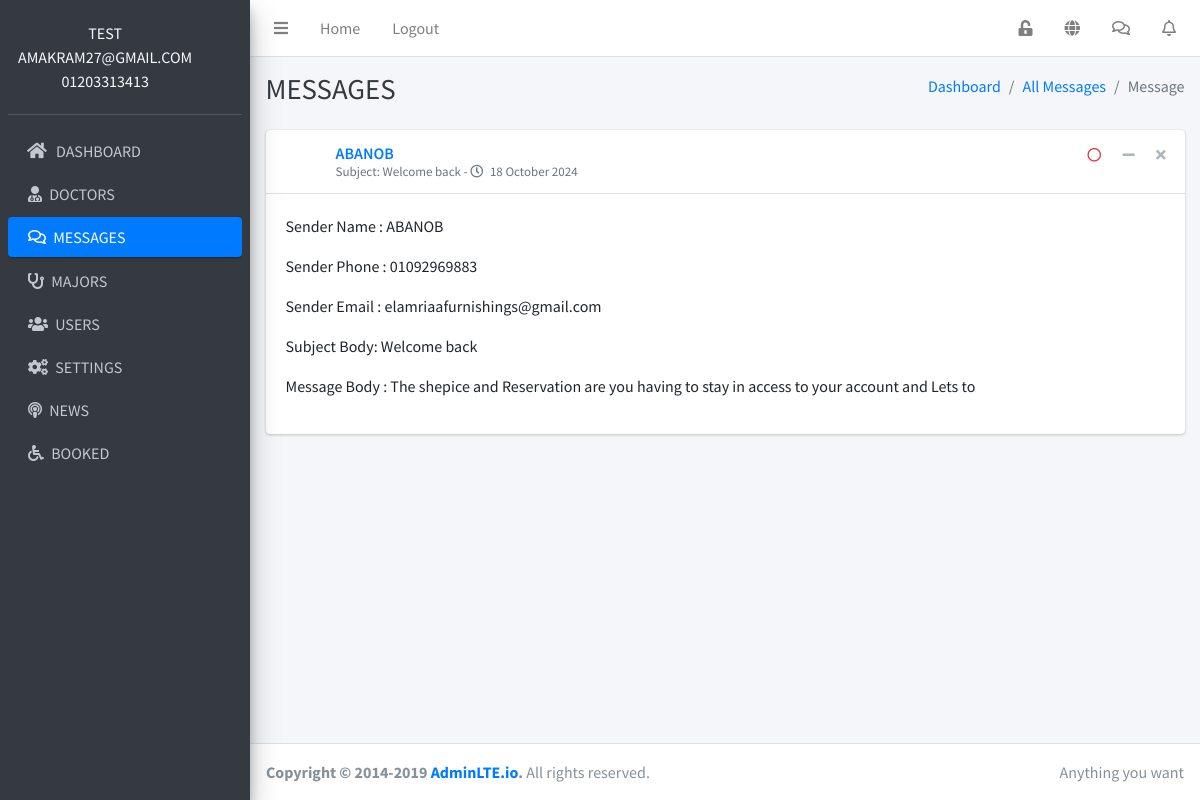
The page /?admin=getMessage&id=28 (signed in) on the database its author committed.
### tables this page shows
CREATE TABLE `settings` (
  `id` int(11) NOT NULL,
  `site_name` varchar(200) NOT NULL,
  `question_img` varchar(255) NOT NULL,
  `question_home` text NOT NULL,
  `question_answer` text NOT NULL,
  `footer_title` text NOT NULL,
  `footer_contact` text NOT NULL,
  `footer_app_title` text NOT NULL,
  `footer_app_contact` text NOT NULL,
  `footer_app_img` varchar(255) NOT NULL
);

CREATE TABLE `messages` (
  `id` int(11) NOT NULL,
  `name` varchar(200) NOT NULL,
  `phone` varchar(50) NOT NULL,
  `email` varchar(255) NOT NULL,
  `subject` varchar(255) NOT NULL,
  `message` text NOT NULL,
  `is_readed` int(11) NOT NULL DEFAULT 0,
  `created_at` datetime NOT NULL DEFAULT current_timestamp()
);

### controllers/admin/messages/getMessage.php (called while the page is built, shortened)
<?php
require_once BASE_PATH . "../model/Messages.php";
require_once BASE_PATH . "../model/Model.php";
$getMessage = $_GET['id'];
$selectedMessage = Messages::getRow("messages",$getMessage);
require_once BASE_PATH . "../views/backend/messages/getMessage.php";
?>

### index.php (called while the page is built)
<?php
require_once 'route/web.php'; ?>

### model/Model.php (called while the page is built, shortened)
<?php
abstract class Model{
    protected static function conn(){
        $conn = mysqli_connect("localhost","root","","clinic");
        return $conn;
    }
    public static function getSettings($table_name){
        $conn = self::conn();
        $sql = "SELECT * FROM `$table_name`  LIMIT 1";
        $result = mysqli_query($conn, $sql);
        return mysqli_fetch_assoc($result);
    }
    public static function getRow($table_name,$id){
        $conn = self::conn();
        $sql = "SELECT * FROM `$table_name` WHERE `id`='$id' LIMIT 1";
        $result = mysqli_query($conn, $sql);
        return mysqli_fetch_assoc($result);
    }
}

### core/functions.php (called while the page is built, shortened)
<?php
function activeAdminLink($active_id,$id){
    if($active_id == $id){
        return 'active';
    }
    return '';
}

### views/backend/messages/getMessage.php (the view, shortened to what this page needs)
<?php
if (!empty($_SESSION['user_id'])): ?>
    <?php require_once(BASE_PATH . '../views/backend/inc/header.php') ?>
    <body class="hold-transition sidebar-mini">
        <div class="wrapper">
            <?php require_once(BASE_PATH . '../views/backend/inc/navbar.php') ?>
            <?php require_once(BASE_PATH . '../views/backend/inc/sidebar.php') ?>
            <div class="content-wrapper">
                <div class="content-header">
                    <div class="container-fluid">
                        <div class="row mb-2">
                            <div class="col-sm-6">
                                <h1 class="m-0 text-dark"><?= strtoupper($page_name) ?></h1>
                            </div>
                            <div class="col-sm-6">
                                <ol class="breadcrumb float-sm-right">
                                    <li class="breadcrumb-item"><a href="<?= '?admin=dashboard' ?>">Dashboard</a></li>
                                    <li class="breadcrumb-item"><a href="<?= '?admin=allMessages' ?>">All Messages</a></li>
                                    <ages class="breadcrumb-item active">Message</ages>
                                </ol>
                            </div>
                        </div>
                    </div>
                </div>
                <div class="content">
                    <div class="container-fluid">
                        <div class="row">
                            <div class="col-lg-12">
                                <div class="card card-widget">
                                    <div class="card-header">
                                        <div class="user-block">
                                            <span class="username"><a href="#"><?= strtoupper($selectedMessage['name'])?></a></span>
                                            <span class="description">Subject: <?= $selectedMessage["subject"] ?> - <i class="far fa-clock mr-1"></i>
                                                                <?= date('d F Y', strtotime($selectedMessage['created_at'])) ?>
                                                            </span>
                                        </div>
                                        <div class="card-tools">
                                            <button type="button" class="btn btn-tool <?php if($selectedMessage["is_readed"]== "1") echo "text-danger" ?? "" ?>" data-toggle="tooltip" title="IF READ IT MEANS ALREADY READ">
                                                <i class="far fa-circle"></i></button>
                                            <button type="button" class="btn btn-tool" data-card-widget="collapse"><i
                                                    class="fas fa-minus"></i>
                                            </button>
                                            <button type="button" class="btn btn-tool" data-card-widget="remove"><i
                                                    class="fas fa-times"></i>
                                            </button>
                                        </div>
                                    </div>
                                    <div class="card-body">
                                        <p>Sender Name : <?= strtoupper($selectedMessage['name'])?></p>
                                        <p>Sender Phone : <?= $selectedMessage['phone']?></p>
                                        <p>Sender Email : <?= $selectedMessage['email']?></p>
                                        <p>Subject Body: <?= $selectedMessage['subject']?></p>
                                        <p>Message Body : <?= $selectedMessage['message']?></p>
                                    </div>
                                </div>
                            </div>
                        </div>
                    </div>
                </div>
            </div>
            <?php require_once(BASE_PATH . '../views/backend/inc/footer.php') ?>
        <?php else:
    header("location:" . $_SERVER['HTTP_REFERER']);
    ?>
        <?php endif; ?>

### views/backend/inc/sidebar.php
<aside class="main-sidebar sidebar-dark-primary elevation-4">
  <div class="sidebar">
    <div class="user-panel mt-3 pb-3 mb-3 d-flex ">
      <div class="info text-center">
        <a href="?admin=dashboard" class="d-block text-light"><?= strtoupper($settings['site_name']) ?> <br>
          <?= strtoupper($_SESSION["email"]) ?> <br>
          <?= strtoupper($_SESSION["phone"]) ?>
        </a>
      </div>
    </div>
    <nav class="mt-2">
      <ul class="nav nav-pills nav-sidebar flex-column" data-widget="treeview" role="menu" data-accordion="false">
        <li class="nav-item">
          <a href="<?= '?admin=dashboard' ?>" class="nav-link <?= activeAdminLink($active_id, 0); ?>">
            <i class="nav-icon fas fa-home"></i>
            <p>
              DASHBOARD
            </p>
          </a>
        </li>
        <li class="nav-item">
          <a href="<?= '?admin=allDoctors' ?>" class="nav-link <?= activeAdminLink($active_id, 1); ?>">
          <i class="fa fa-user-md m-1"></i>
            <p>
              DOCTORS
            </p>
          </a>
        </li>
        <li class="nav-item">
          <a href="<?= '?admin=allMessages' ?>" class="nav-link <?= activeAdminLink($active_id, 2); ?>">
          <i class="far fa-comments m-1"></i>
            <p>
              MESSAGES
            </p>
          </a>
        </li>
        <li class="nav-item">
          <a href="<?= '?admin=allMajors' ?>" class="nav-link <?= activeAdminLink($active_id, 3); ?>">
          <i class="fa fa-stethoscope m-1"></i>
            <p>
              MAJORS
            </p>
          </a>
        </li>
        <li class="nav-item">
          <a href="<?= '?admin=allUsers' ?>" class="nav-link <?= activeAdminLink($active_id, 4); ?>">
          <i class="fas fa-users m-1"></i>
            <p>
              USERS
            </p>
          </a>
        </li>
        <li class="nav-item">
          <a href="<?= '?admin=WebsiteSettings' ?>" class="nav-link <?= activeAdminLink($active_id, 5); ?>">
          <i class="fa fa-cogs m-1"></i>
            <p>
              SETTINGS
            </p>
          </a>
        </li>
        <li class="nav-item">
          <a href="<?= '?admin=allNews' ?>" class="nav-link <?= activeAdminLink($active_id, 6); ?>">
          <i class="fa fa-podcast m-1"></i>
            <p>
              NEWS
            </p>
          </a>
        </li>
        <li class="nav-item">
          <a href="<?= '?admin=allBooked' ?>" class="nav-link <?= activeAdminLink($active_id, 7); ?>">
          <i class="fa fa-wheelchair m-1"></i>
            <p>
              BOOKED
            </p>
          </a>
        </li>
      </ul>
    </nav>
  </div>
</aside>

### rows shown on the page
settings: site_name "TEST"
messages: name "ABANOB", subject "Welcome back", created_at "18 October 2024", phone "01092969883", email "elamriaafurnishings@gmail.com", message "The shepice and Reservation are you having to stay in access to your account and Lets to"

### other values the page prints
$_SESSION["email"] "AMAKRAM27@GMAIL.COM"
$_SESSION["phone"] "01203313413"
$page_name "MESSAGES"
